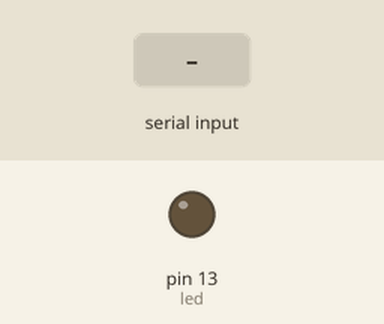
Bench run of a sketch on a simulated Arduino Uno, built with avr-gcc and run on an emulated ATmega328P. Shown: output pins drawn as LEDs (lit = HIGH). The inputs (shaded band) are chosen by the test bench.

Above: at 1.2 s.
1.3 s: "ON" received over Serial
At 3.5 s:
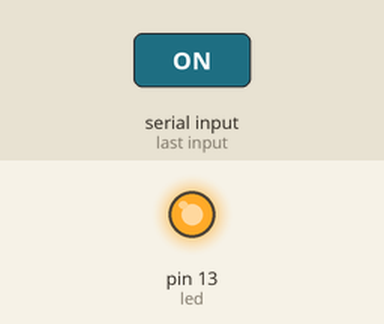
3.8 s: "OFF" received over Serial
At 5.4 s:
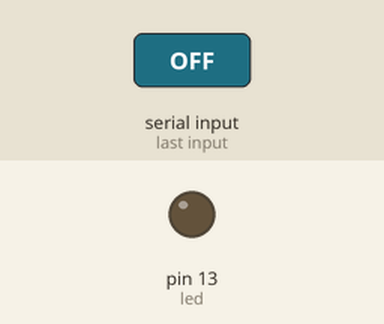
Timing chart, 0 to 6.9 s (numbered marks = the images above; inputs shaded):
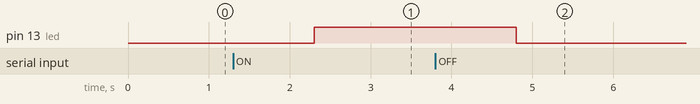

Measured:
- after the input at 1.3 s, pin 13 (led): LOW → HIGH after 1.0 s
- after the input at 3.8 s, pin 13 (led): HIGH → LOW after 1.0 s

The sketch:

ledcontroljava.ino
```cpp
int led = 13;
void setup() {
pinMode(led,OUTPUT);
Serial.begin(9600);

}

void loop() {
 String str = Serial.readString();
 if(str.length() >0)
 {
  if(str == "ON")
  {
    digitalWrite(led,HIGH);
  }
  else if(str == "OFF")
  {
    digitalWrite(led,LOW);
  }
 }

}
```
